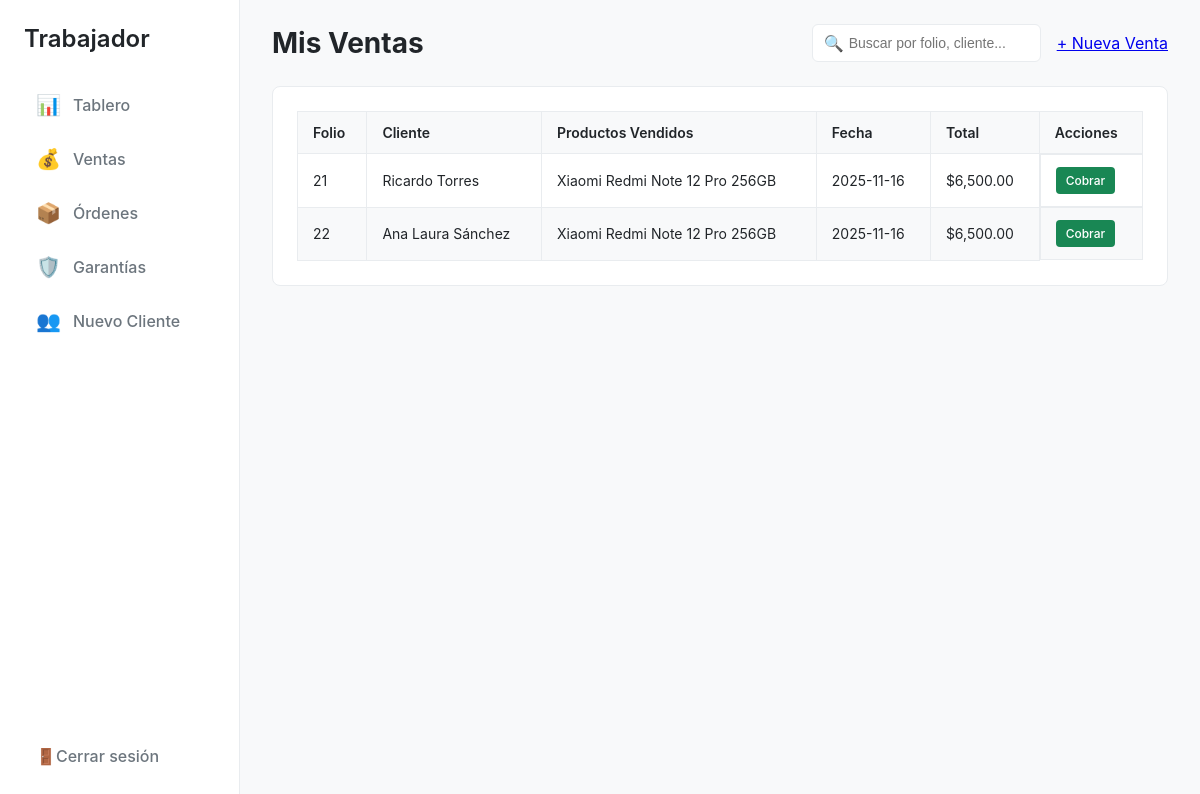
The app's page /common/ventas.php (signed in) with its own data.
### tables this page shows
CREATE TABLE `venta` (
  `id_venta` int(11) NOT NULL,
  `id_cliente` int(11) NOT NULL,
  `id_producto` int(11) DEFAULT NULL,
  `fecha_venta` date NOT NULL,
  `total` decimal(10,0) NOT NULL,
  `id_trabajador` int(11) DEFAULT NULL
);

CREATE TABLE `cliente` (
  `id_cliente` int(11) NOT NULL,
  `nombre` varchar(100) NOT NULL,
  `apellido` varchar(100) NOT NULL,
  `telefono` varchar(15) NOT NULL,
  `correo` varchar(100) NOT NULL,
  `direccion` varchar(100) NOT NULL,
  `num_direccion` varchar(10) NOT NULL,
  `id_empresa` int(10) NOT NULL
);

### html/common/ventas.php (the view, shortened to what this page needs)
<?php
$user_rol = $_SESSION['user_rol'];
$id_trabajador_actual = $_SESSION['user_id'];
require '../config/conexion.php';
try {
    $sql_base = "SELECT
                v.id_venta,
                v.fecha_venta,
                v.total,
                c.nombre AS cliente_nombre,
                c.apellido AS cliente_apellido,
                GROUP_CONCAT(p.nombre SEPARATOR ', ') AS productos_vendidos
            FROM venta AS v
            JOIN cliente AS c ON v.id_cliente = c.id_cliente
            LEFT JOIN detalle_venta AS dv ON v.id_venta = dv.id_venta
            LEFT JOIN producto AS p ON dv.id_producto = p.id_producto";
    $params = [];
    if ($user_rol === 'trabajador') {
        $sql_base .= " WHERE v.id_trabajador = ?";
        $params[] = $id_trabajador_actual;
    }
    $sql_base .= " GROUP BY v.id_venta, v.fecha_venta, v.total, c.nombre, c.apellido
                   ORDER BY v.fecha_venta DESC";
    $stmt_ventas = $pdo->prepare($sql_base);
    $stmt_ventas->execute($params);
    $ventas = $stmt_ventas->fetchAll(PDO::FETCH_ASSOC);
} catch (\PDOException $e) {
    echo "Error al consultar la base de datos: " . $e->getMessage();
    die();
}
?>
<!DOCTYPE html>
<html lang="es">
<head>
</head>
<body>
    <aside class="sidebar">
        <?php if ($user_rol == 'admin'): ?>
            <div class="sidebar-header">Admin</div>
            <nav class="sidebar-nav">
                <ul>
                    <li><a href="../admin/dashboard.php"><span>📊</span> Tablero</a></li>
                    <li><a href="ordenes.php"><span>📦</span> Órdenes</a></li>
                    <li><a href="ventas.php" class="active"><span>💰</span> Ventas</a></li>
                    <li><a href="../admin/clientes.php"><span>👥</span> Clientes</a></li>
                    <li><a href="../admin/inventario.php"><span>🧾</span> Inventario</a></li>
                    <li><a href="garantias.php"><span>🛡️</span> Garantías</a></li>
                    <li><a href="../admin/proveedores.php"><span>🚚</span> Proveedores</a></li>
                    <li><a href="../admin/trabajadores.php"><span>👨</span> Trabajadores</a></li>
                </ul>
            </nav>
        <?php else:  ?>
            <div class="sidebar-header">Trabajador</div>
            <nav class="sidebar-nav">
                <ul>
                    <li><a href="../trabajador/dashboard.php"><span>📊</span> Tablero</a></li>
                    <li><a href="../common/ventas.php"><span>💰</span> Ventas</a></li>
                    <li><a href="ordenes.php"><span>📦</span> Órdenes</a></li>
                    <li><a href="garantias.php"><span>🛡️</span> Garantías</a></li>
                    <li><a href="../common/nuevo_cliente.php"><span>👥</span> Nuevo Cliente</a></li>
                </ul>
            </nav>
        <?php endif; ?>
        <div class="sidebar-footer">
            <a href="/controllers/logout.php"><span>🚪</span> Cerrar sesión</a>
        </div>
    </aside>
    <main class="main-content">
        <header class="main-header">
            <h1><?php echo ($user_rol == 'admin') ? 'Historial de Ventas' : 'Mis Ventas'; ?></h1>
            <div class="header-actions">
                <div class="search-bar">
                    <input type="text" placeholder="Buscar por folio, cliente...">
                </div>
                <a href="venta_nueva.php" class="btn-primary">+ Nueva Venta</a>
            </div>
        </header>
        <section class="ventas-content">
            <div class="card">
                <table class="data-table">
                    <thead>
                        <tr>
                            <th>Folio</th>
                            <th>Cliente</th>
                            <th>Productos Vendidos</th>
                            <th>Fecha</th>
                            <th>Total</th>
                            <th>Acciones</th>
                        </tr>
                    </thead>
                    <tbody>
                        <?php if (empty($ventas)): ?>
                            <tr>
                                <td colspan="6" style="text-align: center;">No se encontraron ventas registradas.</td>
                            </tr>
                        <?php else: ?>
                            <?php foreach ($ventas as $venta): ?>
                                <tr>
                                    <td><?php echo htmlspecialchars($venta['id_venta']); ?></td>
                                    <td><?php echo htmlspecialchars($venta['cliente_nombre'] . ' ' . $venta['cliente_apellido']); ?></td>
                                    <td><?php echo htmlspecialchars($venta['productos_vendidos'] ?? 'N/A'); ?></td>
                                    <td><?php echo htmlspecialchars($venta['fecha_venta']); ?></td>
                                    <td>$<?php echo number_format($venta['total'], 2); ?></td>
                                    <td class="acciones-cell">
                                        <a href="../controllers/registrar_pago_venta.php?venta_id=<?php echo $venta['id_venta']; ?>"
                                           class="btn-cobrar">
                                           Cobrar
                                        </a>
                                    </td>
                                </tr>
                            <?php endforeach; ?>
                        <?php endif; ?>
                    </tbody>
                </table>
            </div>
        </section>
    </main>
</body>
</html>

### html/common/ventas.php (style rules this page uses)
:root { --color-primario: #0d6efd; --color-fondo: #f8f9fa; --color-blanco: #ffffff; --color-texto: #212529; --color-texto-secundario: #6c757d; --color-borde: #e9ecef; --alerta-baja: #fffbeb; --alerta-critica: #fff8e1; }
body { font-family: -apple-system, BlinkMacSystemFont, "Segoe UI", Roboto, "Helvetica Neue", Arial, sans-serif; margin: 0; background-color: var(--color-fondo); color: var(--color-texto); display: flex; }
.sidebar { width: 240px; background-color: var(--color-blanco); border-right: 1px solid var(--color-borde); height: 100vh; display: flex; flex-direction: column; padding: 24px; box-sizing: border-box; position: fixed; left: 0; top: 0; }
.sidebar-header { font-size: 24px; font-weight: 600; margin-bottom: 30px; }
.sidebar-nav { flex-grow: 1; }
.sidebar-nav ul { list-style: none; padding: 0; margin: 0; }
.sidebar-nav li { margin-bottom: 10px; }
.sidebar-nav a { text-decoration: none; color: var(--color-texto-secundario); font-weight: 500; display: flex; align-items: center; padding: 10px 12px; border-radius: 6px; transition: background-color 0.2s, color 0.2s; }
.sidebar-nav a span { margin-right: 12px; font-size: 20px; }
.sidebar-footer a { text-decoration: none; color: var(--color-texto-secundario); font-weight: 500; display: flex; align-items: center; padding: 10px 12px; }
.main-content { margin-left: 240px; flex-grow: 1; padding: 24px 32px; }
.main-header { display: flex; justify-content: space-between; align-items: center; margin-bottom: 24px; }
.main-header h1 { font-size: 28px; margin: 0; }
.header-actions { display: flex; align-items: center; gap: 16px; }
.search-bar { position: relative; }
.search-bar input { padding: 10px 10px 10px 36px; border: 1px solid var(--color-borde); border-radius: 6px; font-size: 14px; }
.search-bar::before { content: '🔍'; position: absolute; left: 12px; top: 50%; transform: translateY(-50%); color: var(--color-texto-secundario); }
.card { background-color: var(--color-blanco); border: 1px solid var(--color-borde); border-radius: 8px; padding: 24px; }
.data-table { width: 100%; border-collapse: collapse; }
.data-table th, .data-table td { padding: 12px 15px; border: 1px solid var(--color-borde); text-align: left; font-size: 14px; max-width: 400px; word-wrap: break-word; }
.data-table th { background-color: var(--color-fondo); font-weight: 600; }
.data-table tbody tr:nth-of-type(even) { background-color: var(--color-fondo); }
.acciones-cell { display: flex; gap: 8px; }
.btn-cobrar { display: inline-block; padding: 6px 10px; font-size: 12px; font-weight: 500; color: #fff; background-color: #198754; border: none; border-radius: 4px; text-decoration: none; text-align: center; }

### records on screen
venta: id_venta "21", id_cliente.apellido "Ricardo Torres", productos_vendidos "Xiaomi Redmi Note 12 Pro 256GB", fecha_venta "2025-11-16", total "6,500.00"
venta: id_venta "22", id_cliente.apellido "Ana Laura Sánchez", productos_vendidos "Xiaomi Redmi Note 12 Pro 256GB", fecha_venta "2025-11-16", total "6,500.00"
